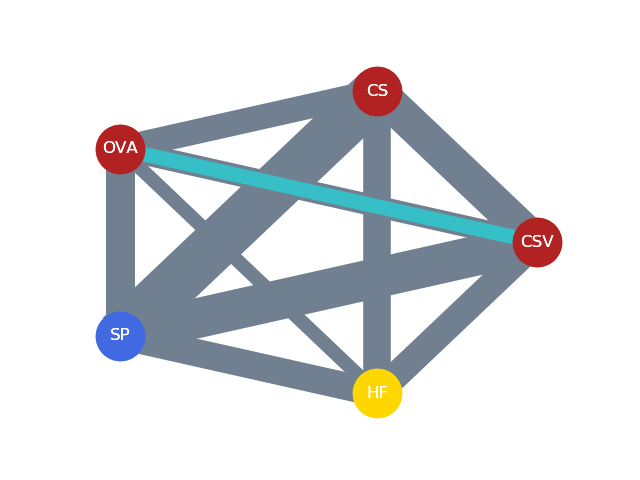

Generate this figure with Python:
import networkx as nx
import matplotlib.pyplot as plt

G = nx.Graph()
a = 'CSV'
b = 'CS'
c = 'OVA'
d = 'SP'
e = 'HF'
nodes_size = 1200
edges_multiple = 55
data_edges_list = [[(a, b)],[(a, c)],[(a, d)],[(a ,e)],
                   [(b, c)],[(b, d)],[(b, e)],
                   [(c, d)],[(c ,e)],
                  [(d, e)]]
sun_color = 'slategrey'
rain_color = 'aqua'
data_edges_color = [sun_color, sun_color, sun_color, sun_color,
                    sun_color, sun_color, sun_color,
                    sun_color, sun_color,
                    sun_color]
data_edges_width = [0.455, 0.281, 0.523, 0.352,
                    0.326, 0.644, 0.361,
                    0.380, 0.182,
                    0.361]
for index in range(len(data_edges_width)):
   data_edges_width[index] = data_edges_width[index]*edges_multiple

print(data_edges_width)

#设置点的名称
G.add_nodes_from([a, b, c, d, e])

#设置连线
G.add_edges_from([(a, b),(a, c),(a, d),(a ,e),
                  (b, c),(b, d),(b, e),
                  (c, d),(c ,e),
                  (d, e)])

#设置点的颜色
red = [a, b, c]
blue = [d]
yello = [e]


#设置原点的编排方式
pos = nx.circular_layout(G)
#设置点的参数
nx.draw_networkx_nodes(G, pos,nodelist =red, node_color = 'firebrick', node_size = nodes_size)
nx.draw_networkx_nodes(G, pos,nodelist =blue, node_color = 'royalblue', node_size = nodes_size)
nx.draw_networkx_nodes(G, pos,nodelist =yello, node_color = 'gold', node_size = nodes_size)

#显示点的名称
nx.draw_networkx_labels(G, pos,font_color ='white')

#设置连线的方式
for index in range(len(data_edges_color)):
   nx.draw_networkx_edges(G, pos, edgelist=data_edges_list[index],
                          edge_color=data_edges_color[index],
                          width = data_edges_width[index])




#### rain
data_edges_color = [rain_color, rain_color, rain_color, rain_color,
                    rain_color, rain_color, rain_color,
                    rain_color, rain_color,
                    rain_color]
data_edges_width = [0, 0.191, 0, 0,
                    0, 0, 0,
                    0, 0,
                    0]
for index in range(len(data_edges_width)):
   data_edges_width[index] = data_edges_width[index]*edges_multiple

print(data_edges_width)

#设置点的名称
G.add_nodes_from([a, b, c, d, e])

#设置连线
G.add_edges_from([(a, b),(a, c),(a, d),(a ,e),
                  (b, c),(b, d),(b, e),
                  (c, d),(c ,e),
                  (d, e)])

#设置点的颜色
red = [a, b, c]
blue = [d]
yello = [e]


#设置原点的编排方式
pos = nx.circular_layout(G)
#设置点的参数
nx.draw_networkx_nodes(G, pos,nodelist =red, node_color = 'firebrick', node_size = nodes_size)
nx.draw_networkx_nodes(G, pos,nodelist =blue, node_color = 'royalblue', node_size = nodes_size)
nx.draw_networkx_nodes(G, pos,nodelist =yello, node_color = 'gold', node_size = nodes_size)

#显示点的名称
nx.draw_networkx_labels(G, pos,font_color ='white')

#设置连线的方式
for index in range(len(data_edges_color)):
   nx.draw_networkx_edges(G, pos, edgelist=data_edges_list[index],
                          edge_color=data_edges_color[index],
                          width = data_edges_width[index],alpha = 0.5)

plt.axis('off')
plt.show()
